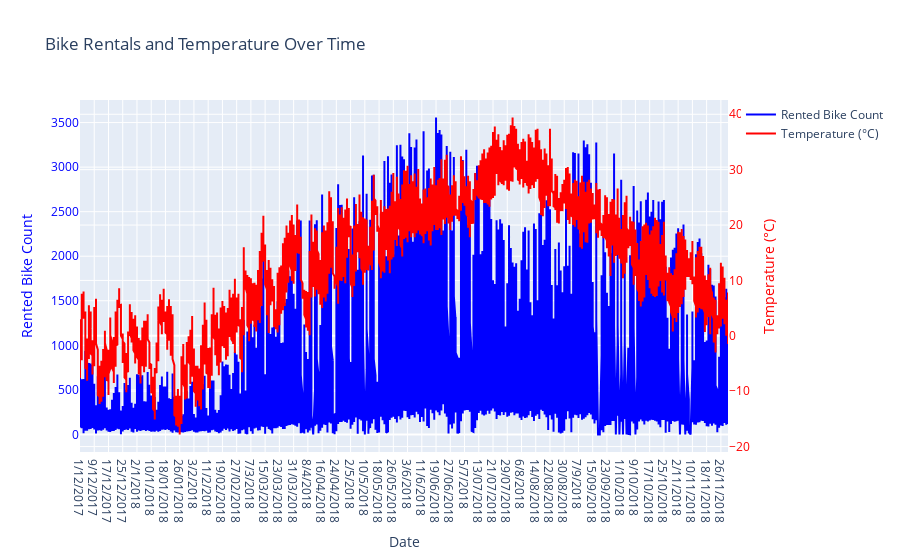

Source (notebook cell):
### Markdown cell above
We use those few plots to try to understand the time impact on our target. We can see the impact of seasons and holiday on the amount of rented bike. \
As expected in winter less bike are rented due to weather. \
We can also look at the few days when it happened to be snowing and look at the small amour of rented bike that day or when the solar radiation hit his peak value.

### Code cell
fig = go.Figure()

fig.add_trace(go.Scatter(x=X['Date'], y=X['Rented Bike Count'],
                         mode='lines',
                         name='Rented Bike Count',
                         line=dict(color='blue')))

fig.add_trace(go.Scatter(x=X['Date'], y=X['Temperature'],
                         mode='lines',
                         name='Temperature (°C)',
                         line=dict(color='red'),
                         yaxis="y2"))

fig.update_layout(
    title='Bike Rentals and Temperature Over Time',
    xaxis=dict(title='Date'),
    yaxis=dict(title='Rented Bike Count', titlefont=dict(color='blue'), tickfont=dict(color='blue')),
    yaxis2=dict(title='Temperature (°C)', titlefont=dict(color='red'), tickfont=dict(color='red'),
                overlaying='y', side='right')
)

fig.show()

### Figure 1 — Plotly figure (JSON) as saved in the notebook; plotly's stock layout.template omitted (floating-point values rounded to 4 significant figures; data arrays with more than 128 entries replaced by an {"elided": "..."} marker saying what was removed)
{"data": [{"line": {"color": "blue"}, "mode": "lines", "name": "Rented Bike Count", "type": "scatter", "x": {"elided": "8760 str values"}, "y": {"elided": "8760 int values"}}, {"line": {"color": "red"}, "mode": "lines", "name": "Temperature (°C)", "type": "scatter", "x": {"elided": "8760 str values"}, "y": {"elided": "8760 float values"}, "yaxis": "y2"}], "layout": {"title": {"text": "Bike Rentals and Temperature Over Time"}, "xaxis": {"title": {"text": "Date"}}, "yaxis": {"tickfont": {"color": "blue"}, "title": {"font": {"color": "blue"}, "text": "Rented Bike Count"}}, "yaxis2": {"overlaying": "y", "side": "right", "tickfont": {"color": "red"}, "title": {"font": {"color": "red"}, "text": "Temperature (°C)"}}}}
